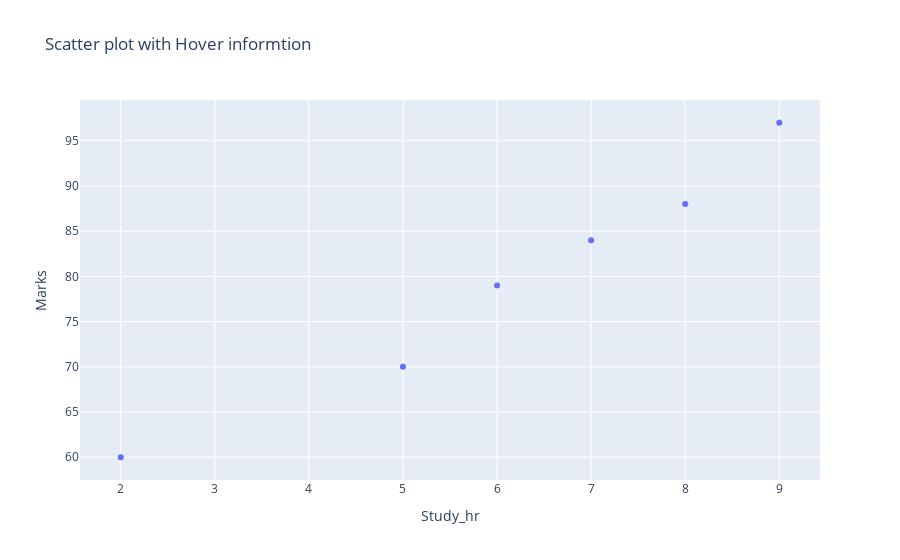

The notebook cell saved with this chart:
### Markdown cell above
### Scatter Plot Example 4: Scatter Plot with Hover Data

### Code cell
fig=px.scatter(df,x='Study_hr',y='Marks',
               hover_data=['Study_hr','Marks'],
               title='Scatter plot with Hover informtion')
fig.show()

### Figure 1 — Plotly figure (JSON) as saved in the notebook; plotly's stock layout.template omitted (floating-point values rounded to 4 significant figures)
{"data": [{"hovertemplate": "Study_hr=%{x}<br>Marks=%{y}<extra></extra>", "legendgroup": "", "marker": {"color": "#636efa", "symbol": "circle"}, "mode": "markers", "name": "", "orientation": "v", "showlegend": false, "type": "scatter", "x": [2, 5, 6, 7, 8, 9], "xaxis": "x", "y": [60, 70, 79, 84, 88, 97], "yaxis": "y"}], "layout": {"autosize": true, "legend": {"tracegroupgap": 0}, "title": {"text": "Scatter plot with Hover informtion"}, "xaxis": {"anchor": "y", "autorange": true, "domain": [0, 1], "range": [1.571, 9.429], "title": {"text": "Study_hr"}, "type": "linear"}, "yaxis": {"anchor": "x", "autorange": true, "domain": [0, 1], "range": [56.95, 100.1], "title": {"text": "Marks"}, "type": "linear"}}}
